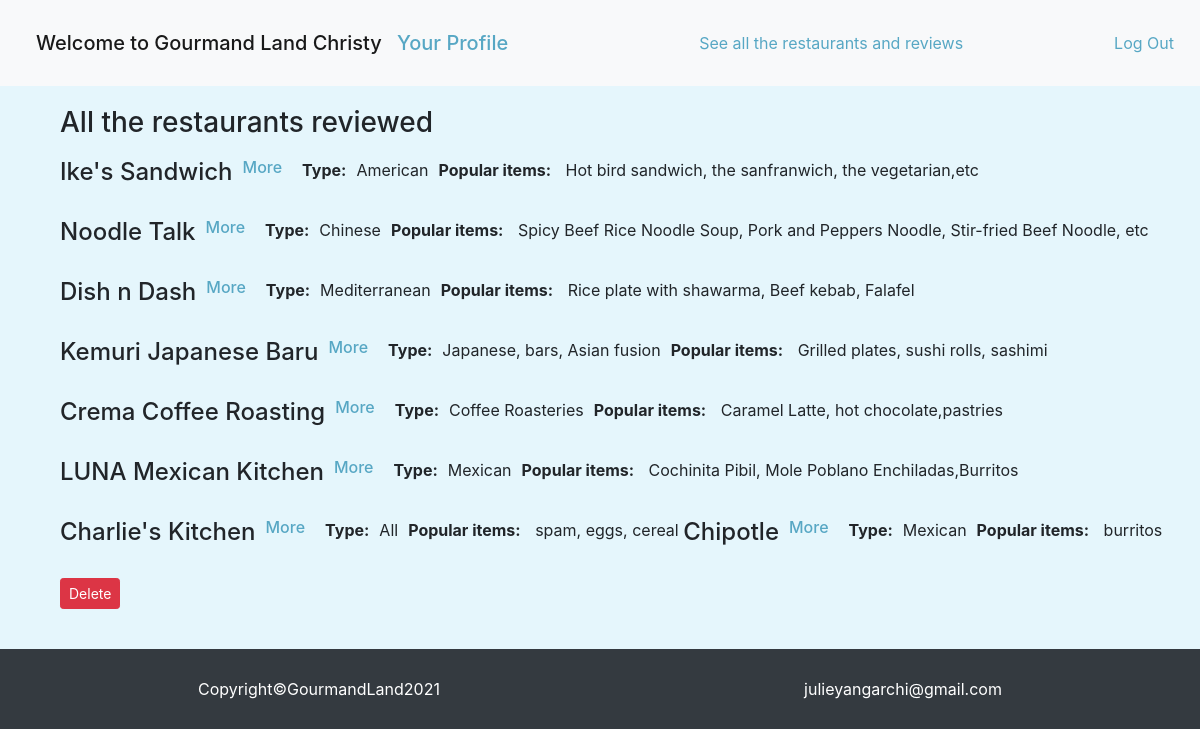
Screenshot of /restaurants/all (signed in) with the database file from the repository.
### food_app/models.py (models this page shows)
class User(models.Model):
    first_name=models.CharField(max_length=255)
    last_name=models.CharField(max_length=255)
    email=models.CharField(max_length=45)
    password=models.CharField(max_length=255)
    image=models.ImageField(default="default.jpeg", blank=True)#adding image field for uploading images
    created_at=models.DateTimeField(auto_now_add=True)
    updated_at=models.DateTimeField(auto_now=True)
    objects=UserManager()

class Restaurant(models.Model):
    name=models.CharField(max_length=255)
    type=models.CharField(max_length=45)
    popular_items=models.TextField()
    address=models.CharField(max_length=255)
    creater=models.ForeignKey(User, related_name="restaurants_entered", on_delete = models.CASCADE)
    created_at=models.DateTimeField(auto_now_add=True)
    updated_at=models.DateTimeField(auto_now=True)
    objects=RestaurantManager()

### food_app/views.py (the view)
# urls.py: path('restaurants/all',views.all),
def all(request):
    if 'userid' not in request.session:
        return redirect('/')
    context={
        "all_restaurants":Restaurant.objects.all(),
        "user":User.objects.get(id=request.session['userid'])
    }
    return render(request,'restaurants_all.html',context)

### food_app/templates/restaurants_all.html (shortened to what this page needs)
<!DOCTYPE html>
<html lang="en">
<head>
    <link href="https://stackpath.bootstrapcdn.com/bootstrap/4.5.0/css/bootstrap.min.css" rel="stylesheet">
    {% load static %}
    <link rel="stylesheet" href="{% static 'allreststyle.css' %}">
</head>
<body>
    <nav class="navbar navbar-light bg-light">
        <span class="navbar-brand mb-0 h1">Welcome to Gourmand Land
            {{user.first_name}}
            <a href='/restaurants/userprofile/{{user.id}}'>Your Profile</a></span>
        <a href='/restaurants/all'>See all the restaurants and reviews</a>
        <a href='/logout'>Log Out</a>
    </nav>
    <div class="container-fluid">
        <h3>All the restaurants reviewed</h3>
            {% for restaurant in all_restaurants%}
            <div class="part">
                <h4>{{restaurant.name}}</h4>
                <h6><a href='/restaurants/{{restaurant.id}}'>More</a></h6>
                <p><span>Type:</span>{{restaurant.type}}</p>
                <p><span>Popular items:</span> {{restaurant.popular_items}}</p>
            </div>
                {% if user.id == restaurant.creater.id %}
            <div class="part" >
                <form action="/restaurants/delete/{{restaurant.id}}" method="post">
                    <button class="btn btn-danger btn-sm">Delete</button>
                </form>
            </div>
                {% endif %}
                {%endfor%}
    </div>
    <nav class="navbar navbar-dark bg-dark">
        <p class="footer">Copyright©GourmandLand2021</p>
        <p class="footer">julieyangarchi@gmail.com</p>
    </nav>
</body>
</html>

### food_app/static/allreststyle.css (style rules this page uses)
* { margin:0; padding:0; }
.container-fluid { background-color: rgb(229, 246, 252); padding: 20px; padding-left: 60px; display:inline-block; }
h3 { padding-bottom: 10px; }
a { color:rgb(87, 167, 196); margin: 10px; }
span { font-weight: bold; padding: 0px 10px 0px 10px; }
.part { display: inline-flex; margin-bottom:20px; }
.footer { margin: auto; color:white; padding: 20px; }
.navbar-brand { padding: 20px; margin-right: 20px; }

### rows the page displays
User: first_name "Christy"
Restaurant: name "Ike's Sandwich", type "American", popular_items "Hot bird sandwich, the sanfranwich, the vegetarian,etc"
Restaurant: name "Noodle Talk", type "Chinese", popular_items "Spicy Beef Rice Noodle Soup, Pork and Peppers Noodle, Stir-fried Beef Noodle, etc"
Restaurant: name "Dish n Dash", type "Mediterranean", popular_items "Rice plate with shawarma, Beef kebab, Falafel"
Restaurant: name "Kemuri Japanese Baru", type "Japanese, bars, Asian fusion", popular_items "Grilled plates, sushi rolls, sashimi"
Restaurant: name "Crema Coffee Roasting", type "Coffee Roasteries", popular_items "Caramel Latte, hot chocolate,pastries"
Restaurant: name "LUNA Mexican Kitchen", type "Mexican", popular_items "Cochinita Pibil, Mole Poblano Enchiladas,Burritos"
Restaurant: name "Charlie's Kitchen", type "All", popular_items "spam, eggs, cereal"
Restaurant: name "Chipotle", type "Mexican", popular_items "burritos"
